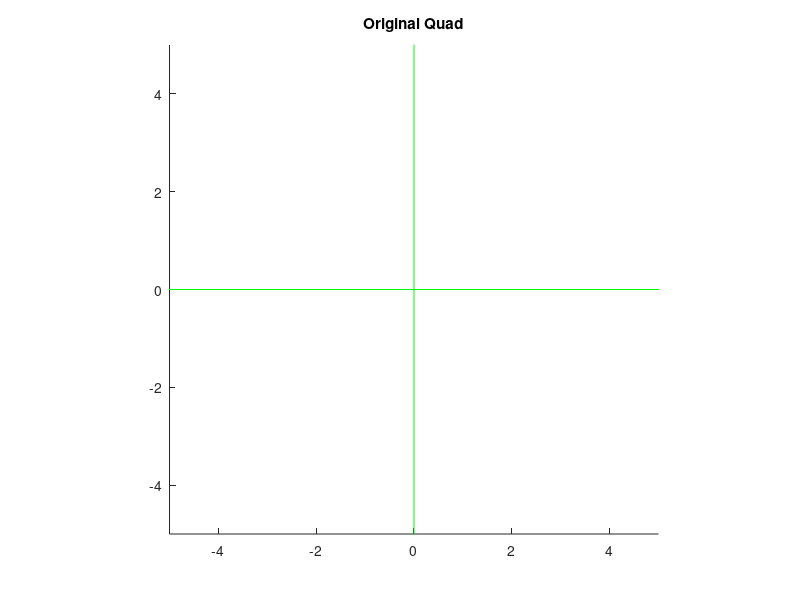
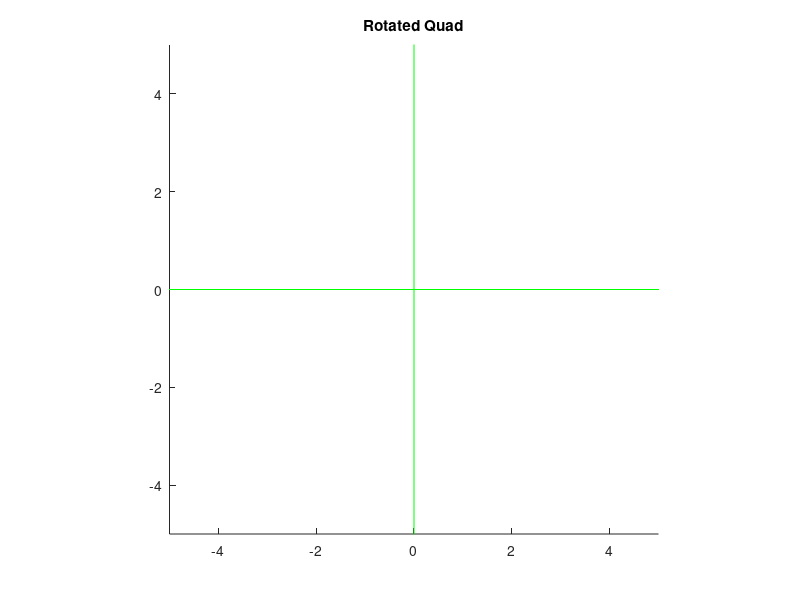
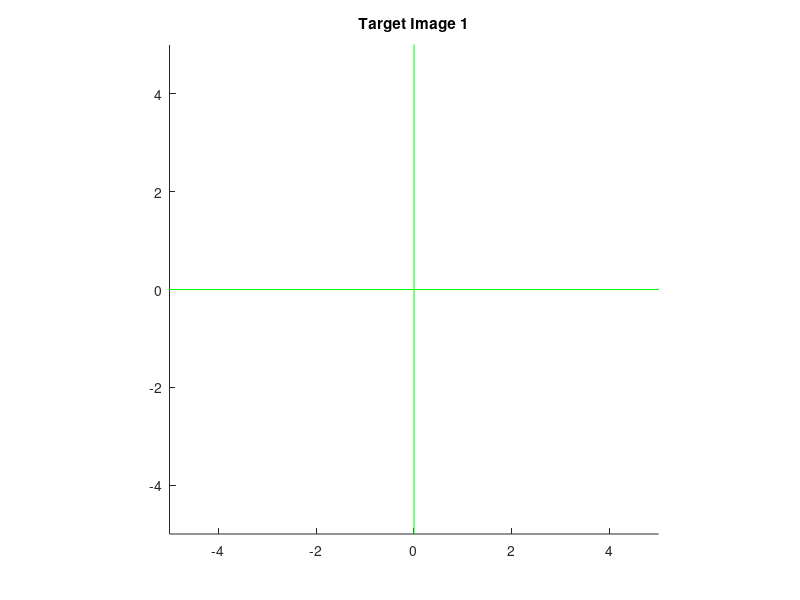
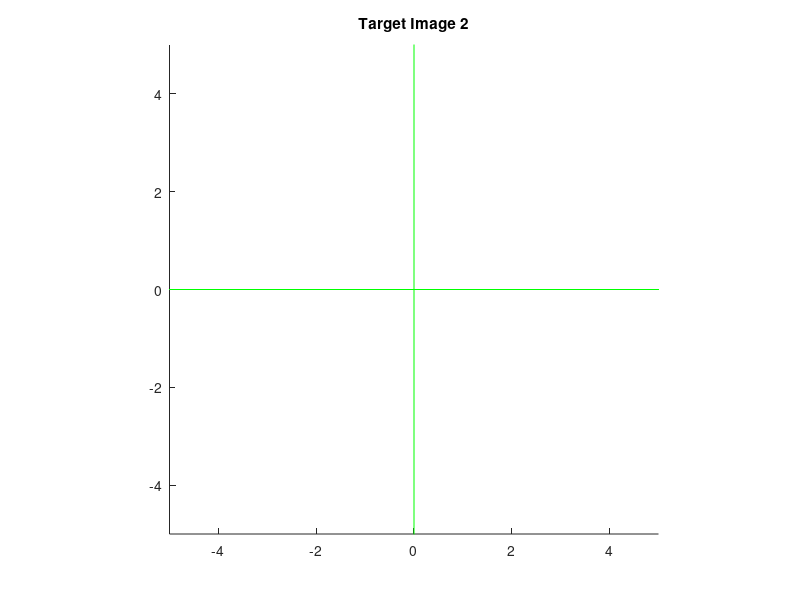

MATLAB code to generate these figures, in order:
%
% Copyright 2022 TU Wien.
% Institute of Computer Graphics and Algorithms.
%

function[matrix_translate, matrix_rotate, matrix_scale, rotated_vertices, image1_vertices, image2_vertices, image3_vertices, image4_vertices] = Transformations()

%% General Hints:
% If you want to check your implementation you can:
% -) Set a breakpoint to access variables at a certain point in the script.
% You can inspect their contents in the 'Workspace' window to the right.
% -) Leave out the ';' at the end of a statement/line so the result will be
% printed out in the command window.
% -) Do not rename the predefined variables, or else our test-system won't
% work (which is bad for both parties ;) )

close all; % used for closing figures on each re-run

%% I. Transformations and Plotting

% 1) Implement the following matrix functions. They can be found at the
% bottom of the file
matrix_translate = mtranslate(1, 2);
matrix_rotate = mrotate(45);
matrix_scale = mscale(2, 3);

% 2) Finish the display_vertices function
quad = [0, 0, 1; 1, 0, 1; 1, 1, 1; 0, 1, 1; 0, 0, 1]';
display_vertices(quad, 11, 'Original Quad');

% 3) Implement the transform_vertices function
rotated_vertices = transform_vertices(quad, matrix_rotate);
display_vertices(rotated_vertices, 12, 'Rotated Quad');

% 4) Edit the next 4 lines and use the implemented functions to produce
% the Target Images 1-4 (see instructions) and display them.
% Please recall that you are supposed to call the transform_vertices function only once per image.
image1_vertices = quad; % TODO: edit this
image2_vertices = quad; % TODO: edit this
image3_vertices = quad; % TODO: edit this
image4_vertices = quad; % TODO: edit this

display_vertices(image1_vertices, 13, 'Target Image 1');
display_vertices(image2_vertices, 14, 'Target Image 2');
display_vertices(image3_vertices, 15, 'Target Image 3');
display_vertices(image4_vertices, 16, 'Target Image 4');

end

function[matrix] = mtranslate(tx, ty)
% Returns a 3x3 translation matrix
% tx, ty: translation along x and y

% TODO: Implement this function
matrix = [ 
           1, 0, tx;
           0, 1, ty;
           0, 0,  1 
         ];
end

function[matrix] = mrotate(angle)
% Returns a 3x3 counter-clockwise rotation matrix
% angle: rotation angle in degrees

% TODO: Implement this function
matrix = [ 
           cosd(angle),-sind(angle), 0;
           sind(angle), cosd(angle), 0;
                     0,           0, 1 
         ];

end

function[matrix] = mscale(sx, sy)
% Returns a 3x3 scaling matrix
% sx, sy: scaling in x and y direction

% TODO: Implement this function
matrix = [ 
           sx,  0, 0;
            0, sy, 0;
            0,  0, 1 
         ];

end

function[] = display_vertices(v, id, head)
%Displays a list of vertices
%v: list of vertices as column vectors ([x1, x2, x3, ...; y1, y2, y3, ...; 1, 1, 1, ....;)
%id: figure id
%head: title of the figure

%Create new figure
figure(id);
clf;
%Set title
title(head);
%Fix axis and set aspect ratio
axis([-5, 5, -5, 5]);
pbaspect([1, 1, 1]);

%Plot coordinate axis
hold on;
plot([-100, 100], [0, 0], '-g');
plot([0, 0], [-100, 100], '-g');

% TODO: Display the vertices (v) using the plot function

%Finish drawing
hold off;

end

function[result] = transform_vertices(v, m)
% Transforms a list of vertices by a matrix
% v: list of vertices as column vectors ([x1, x2, x3, ...; y1, y2, y3, ...; 1, 1, 1, ....;)
% m: transformation matrix
% Returns a list of transformed vertices of the same size as v

% TODO: Implement this function
result = v;

end
